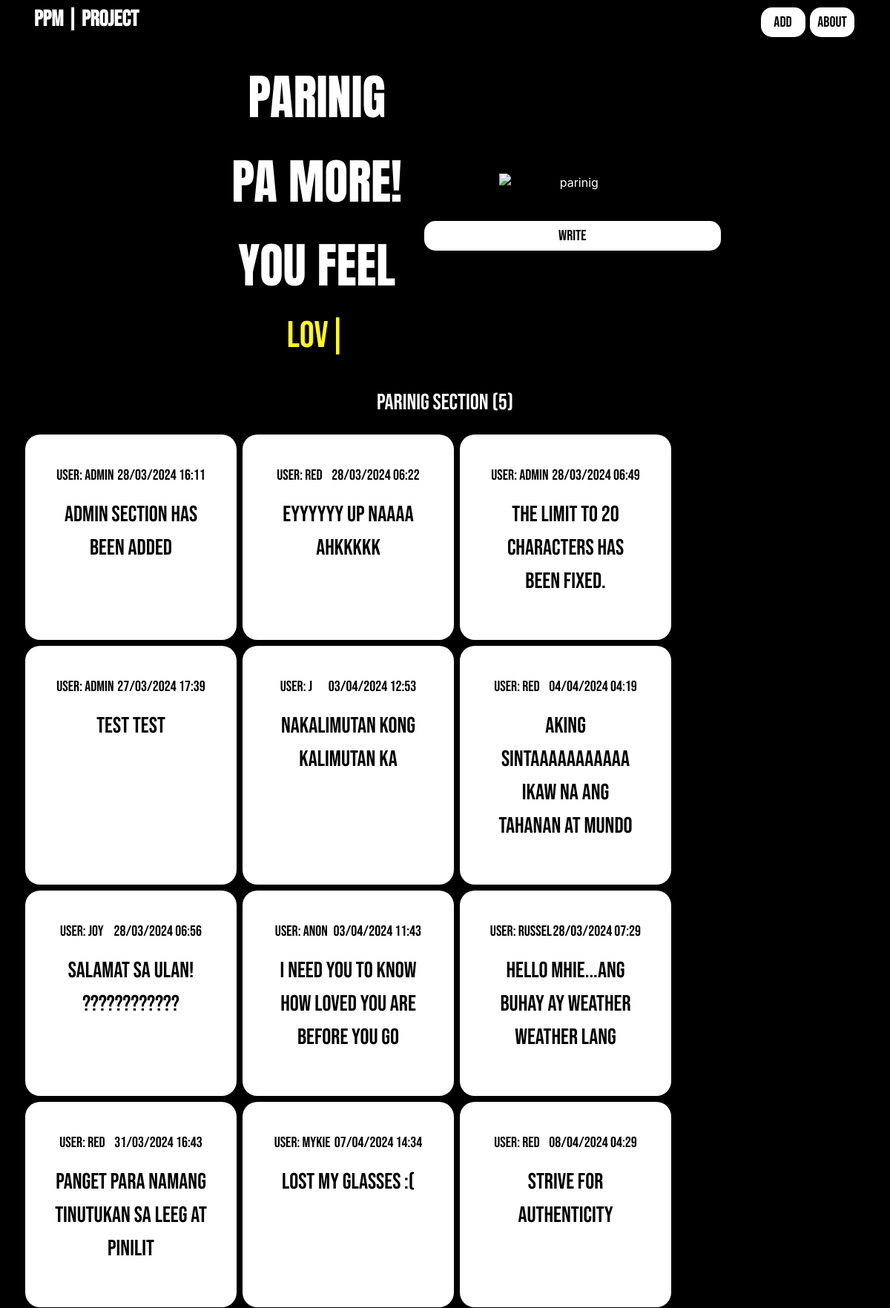
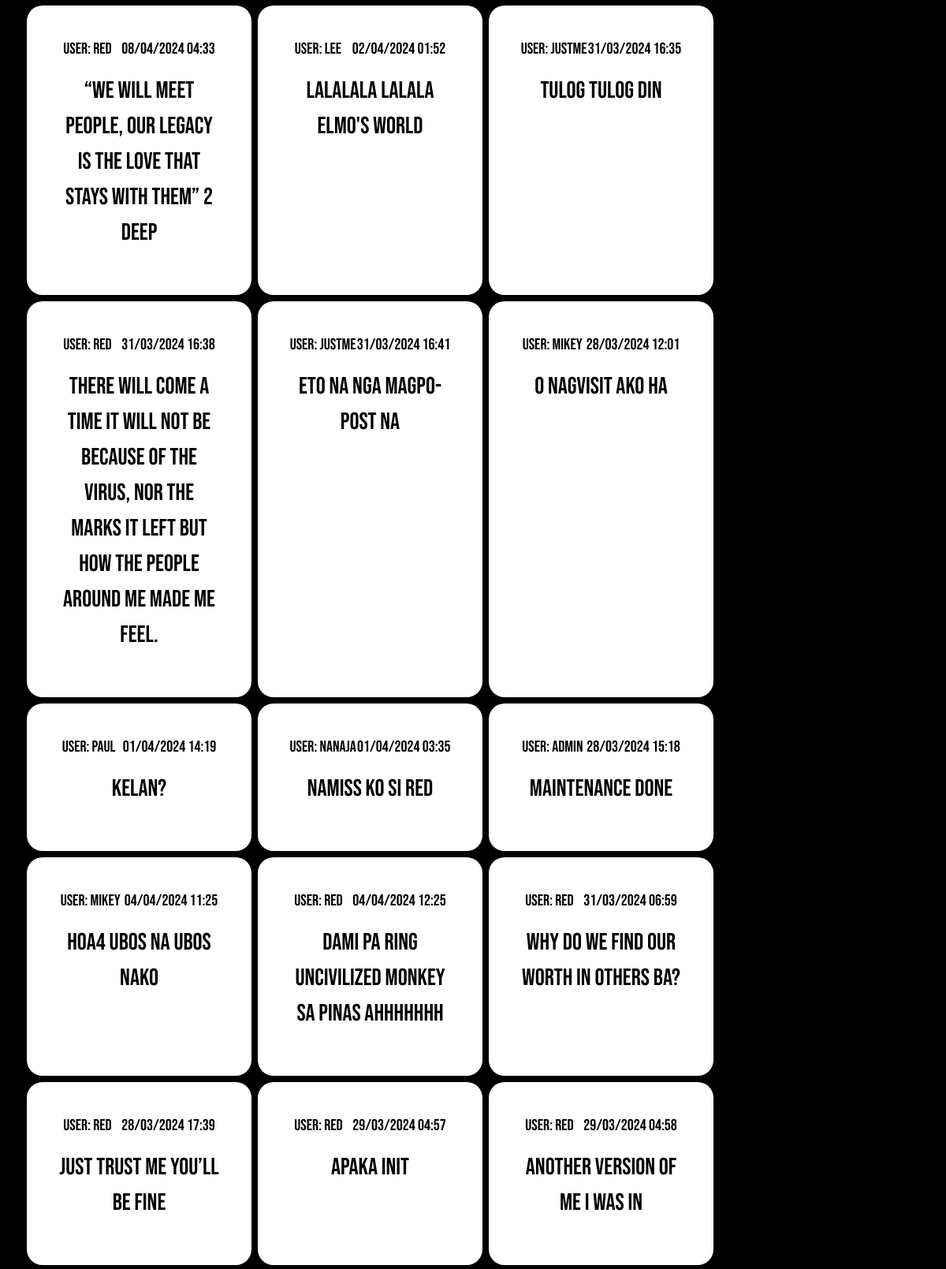
The page / (upper part) on the database its author committed (2 pictures, top to bottom).
### tables this page shows
CREATE TABLE `messages` (
  `id` int(10) NOT NULL,
  `username` varchar(10) NOT NULL,
  `content` varchar(200) NOT NULL,
  `timestamp` timestamp NOT NULL DEFAULT current_timestamp()
);

### index.php (the view, shortened to what this page needs)
<?php
include("connection.php");
?>
<!DOCTYPE html>
<html lang="en">
<head>
    <link rel="stylesheet" href="https://stackpath.bootstrapcdn.com/bootstrap/4.5.2/css/bootstrap.min.css">
    <link rel="stylesheet" href="default.css">
    <link rel="stylesheet" href="https://cdnjs.cloudflare.com/ajax/libs/font-awesome/6.3.0/css/all.min.css">
</head>
<body>
    <section class="container navbar">
        <h4>PPM | Project</h4>
        <div class="buttons">
            <button type="button" class="button" data-toggle="modal" data-target="#write">ADD</button>
            <button>ABOUT</button>
        </div>
    </section>
    <section class="container tagline">
        <div class="row">
            <div class="textline col-6 col-lg-6">
                <p class="parinig">PARINIG</p>
                <p class="pamore">PA MORE!</p>
                <p class="feel">YOU FEEL</p>
                <h1 class="autoinput"><span class="auto-input"></span></h1>
            </div>
            <div class="imgline col-6 col-lg-6">
                <img src="box2.png" alt="parinig" class="parinig">
                <button type="button" class="writeb" data-toggle="modal" data-target="#write">WRITE</button>
            </div>
        </div>
    </section>
    <section class="container message">
        <p>Parinig Section (5)</p>
        <div class="row">
        <?php
$sql = "SELECT username, content, timestamp FROM messages";
$stmt = $conn->prepare($sql);
$stmt->execute();
$result = $stmt->fetchAll(PDO::FETCH_ASSOC);
if (count($result) > 0) {
    foreach ($result as $row) {
        $formatted_timestamp = date("d/m/Y H:i", strtotime($row["timestamp"]));
        ?>
        <div class="msgb col-sm-6 col-md-4 col-lg-3">
            <div class="details">
                <p>User: <?php echo $row["username"]; ?></p>
                <p><?php echo $formatted_timestamp;?></p>
            </div>
            <p><?php echo $row["content"]; ?></p>
        </div>
        <?php
    }
} else {
    echo "<p>No messages found</p>";
}
?>
    </div>
    </section>
</body>
</html>

### default.css (style rules this page uses)
* { padding: 0; margin: 0; box-sizing: border-box; background-color: black !important; color: white; }
html { scroll-behavior: smooth; }
.navbar { border-bottom: 2px solid black; margin-bottom: 10px; }
.navbar h4 { font-family: "Bebas Neue", sans-serif; font-weight: 900; font-size: 30px; }
.navbar button { border-radius: 15px; font-size: 15px; border: 0; padding: 5px; width: 60px; margin-right: 2px; color: black; background-color: white !important; font-family: "Bebas Neue", sans-serif; font-weight: 2 00; font-size: 20px; cursor: pointer; }
.tagline { display: flex; justify-content: space-evenly; margin-top: 20px; }
.textline { font-family: "Anton", sans-serif; font-weight: 400; font-size: 65px; }
.feel { text-align: center; }
.parinig { text-align: center; }
.pamore { text-align: center; }
.imgline { display: flex; flex-direction: column; align-items: center; justify-content: center; }
.parinig { max-width: 100%; height: auto; min-width: 200px; }
.writeb { border-radius: 15px; font-size: 15px; border: 0; padding: 5px; width: 60px; margin-right: 2px; color: black; background-color: white !important; font-family: "Bebas Neue", sans-serif; font-weight: 2 00; font-size: 20px; cursor: pointer; margin-top: 40px; width: 400px; }
.autoinput { display: flex; justify-content: center; }
.autoinput { text-align: center; }
span { color: #fff724; font-family: "Bebas Neue", sans-serif; text-align: center; font-weight: 200; font-size: 50px; }
.message { text-align: center; font-family: "Bebas Neue", sans-serif; font-size: 30px; margin: 30px; flex-wrap: wrap; }
.msgb { background-color: white !important; padding: 40px; border-radius: 20px; margin: 4px; }
.msgb p { background-color: white !important; color: black; }
.details { display: flex; justify-content: space-around; background-color: white !important; }
.details p { font-size: 20px; }

### rows shown on the page
messages: username "Admin", timestamp "28/03/2024 16:11", content "Admin section has been added"
messages: username "Red", timestamp "28/03/2024 06:22", content "Eyyyyyy up naaaa ahkkkkk"
messages: username "Admin", timestamp "28/03/2024 06:49", content "The limit to 20 characters has been fixed."
messages: username "Admin", timestamp "27/03/2024 17:39", content "test test"
messages: username "J", timestamp "03/04/2024 12:53", content "nakalimutan kong kalimutan ka"
messages: username "Red", timestamp "04/04/2024 04:19", content "aking sintaaaaaaaaaaa ikaw na ang tahanan at mundo"
messages: username "Joy", timestamp "28/03/2024 06:56", content "Salamat sa ULAN! ????????????"
messages: username "anon", timestamp "03/04/2024 11:43", content "i need you to know how loved you are before you go"
messages: username "russel", timestamp "28/03/2024 07:29", content "HELLO MHIE...ANG BUHAY AY WEATHER WEATHER LANG"
messages: username "red", timestamp "31/03/2024 16:43", content "panget para namang tinutukan sa leeg at pinilit"
messages: username "mykie", timestamp "07/04/2024 14:34", content "lost my glasses :("
messages: username "red", timestamp "08/04/2024 04:29", content "strive for authenticity"
messages: username "red", timestamp "08/04/2024 04:33", content "“We will meet people, our legacy is the love that stays with them” 2 deep"
messages: username "Lee", timestamp "02/04/2024 01:52", content "Lalalala lalala Elmo's World"
messages: username "justme", timestamp "31/03/2024 16:35", content "tulog tulog din"
messages: username "red", timestamp "31/03/2024 16:38", content "there will come a time it will not be because of the virus, nor the marks it left but how the people around me made me feel."
messages: username "JUSTME", timestamp "31/03/2024 16:41", content "eto na nga magpo-post na"
messages: username "mikey", timestamp "28/03/2024 12:01", content "o nagvisit ako ha"
messages: username "Paul", timestamp "01/04/2024 14:19", content "Kelan?"
messages: username "nanaja", timestamp "01/04/2024 03:35", content "namiss ko si red"
messages: username "Admin", timestamp "28/03/2024 15:18", content "Maintenance Done"
messages: username "Mikey", timestamp "04/04/2024 11:25", content "HOA4 ubos na ubos nako"
messages: username "red", timestamp "04/04/2024 12:25", content "dami pa ring uncivilized monkey sa pinas ahhhhhhh"
messages: username "Red", timestamp "31/03/2024 06:59", content "why do we find our worth in others ba?"
messages: username "red", timestamp "28/03/2024 17:39", content "just trust me you’ll be fine"
messages: username "red", timestamp "29/03/2024 04:57", content "apaka init"
messages: username "red", timestamp "29/03/2024 04:58", content "another version of me i was in"
